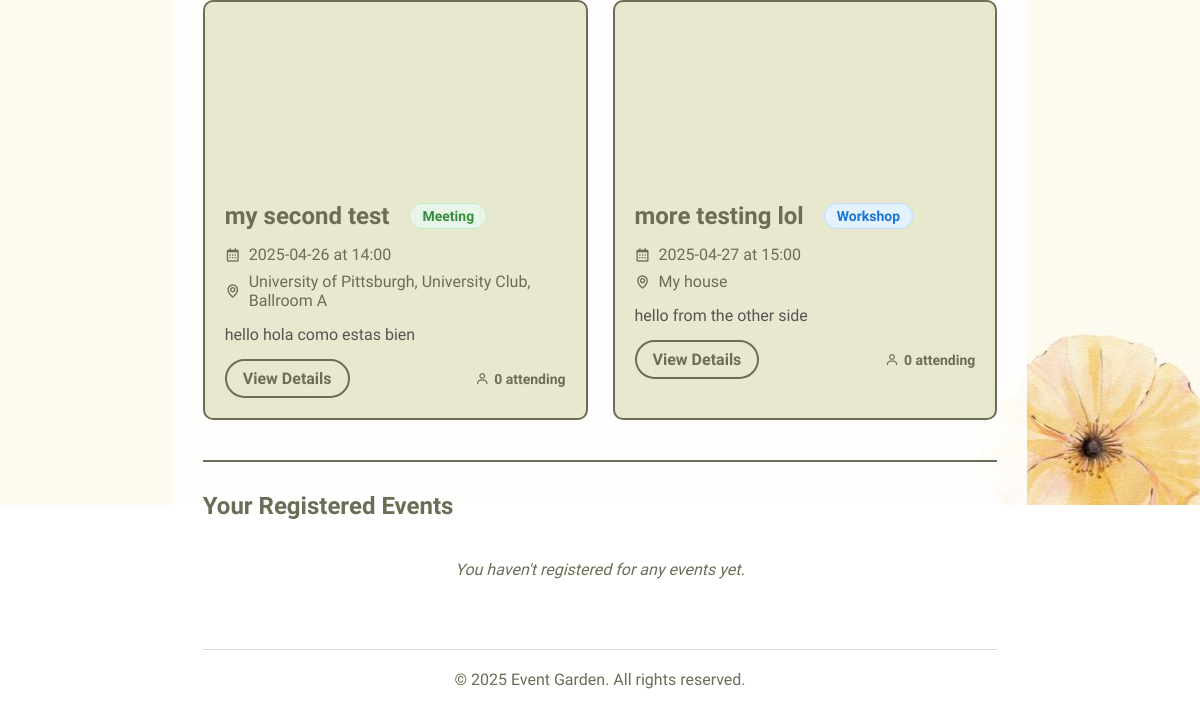
/ (signed in, lower part), run on an earlier commit of the app's database.
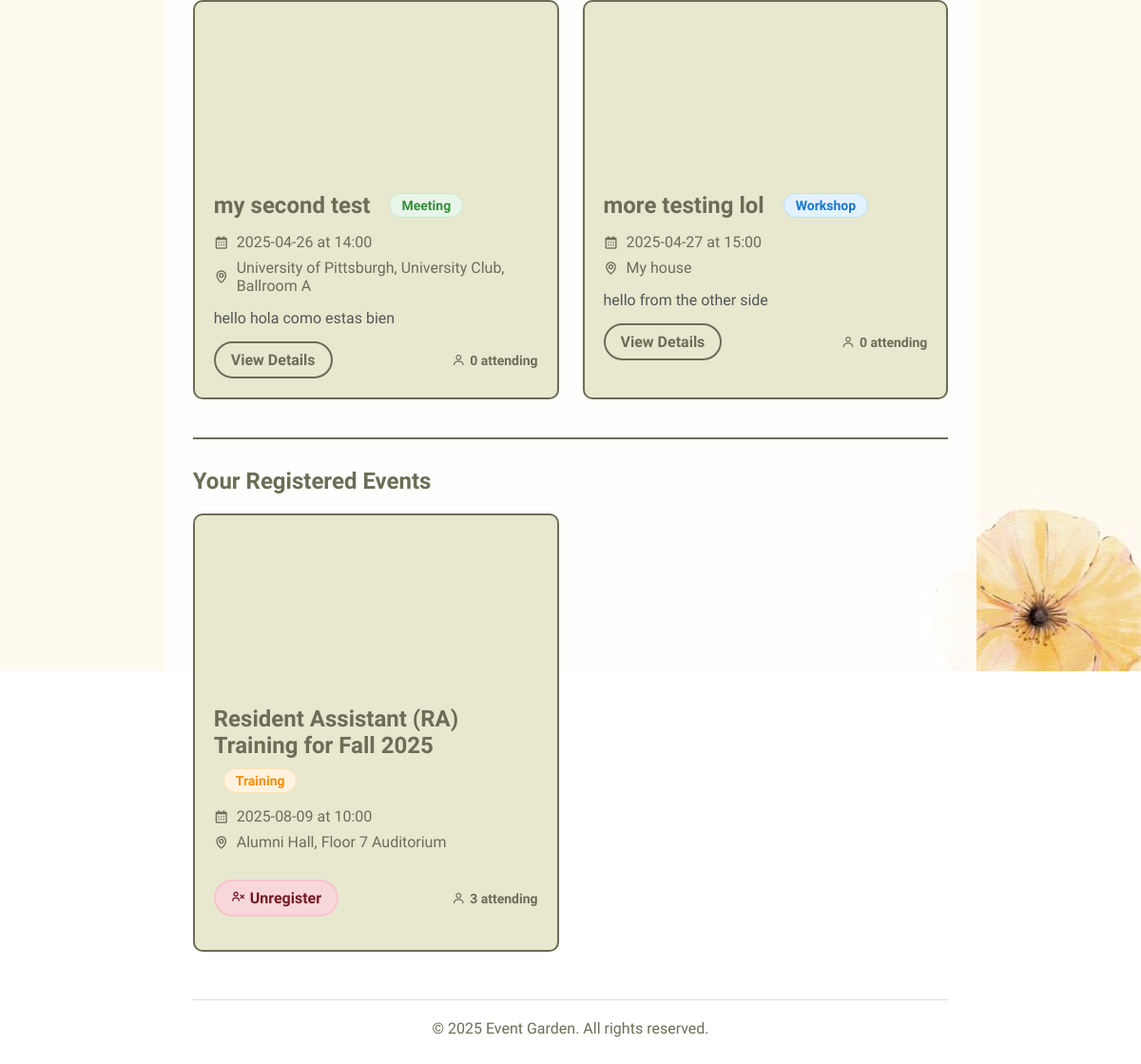
And on a later commit of the database.
### main.py (models this page shows, shortened)
class Event(db.Model):
    id = db.Column(db.Integer, primary_key=True)
    title = db.Column(db.String(100), nullable=False)
    description = db.Column(db.Text, nullable=False)
    date = db.Column(db.String(20), nullable=False)
    time = db.Column(db.String(20), nullable=False)
    location = db.Column(db.String(120), nullable=False)
    event_type = db.Column(db.String(20), nullable=False, default='other')  # New field
    manager_id = db.Column(db.Integer, db.ForeignKey('user.id'), nullable=False)
    created_at = db.Column(db.DateTime, default=datetime.utcnow)
    @property
    def total_attendees(self):
        total = db.session.scalar(
            select(func.sum(registrations.c.num_attendees))
            .where(registrations.c.event_id == self.id)
        )
        return total if total else 0

### main.py (the view)
@app.route('/')
def home():
    if 'username' not in session:
        return redirect(url_for('userlogin'))
    user = User.query.filter_by(username=session['username']).first()
    registered_events = user.registered_events if user else []
    all_events = Event.query.order_by(Event.date.asc()).all()
    upcoming_events = [event for event in all_events if event not in registered_events]
    return render_template('landing.html',
                         events=upcoming_events,
                         registered_events=registered_events)

### templates/landing.html (shortened to what this page needs)
<!DOCTYPE html>
<html lang="en">
<head>
    <link rel="stylesheet" href="{{ url_for('static', filename='styles.css') }}">
    <link href='https://unpkg.com/boxicons@2.1.4/css/boxicons.min.css' rel='stylesheet'>
</head>
<body>
    <div class="dashboard-container">
        <main>
            <section class="events-section">
                {% if events %}
                <div class="events-grid">
                    {% for event in events %}
                    <div class="event-card"
                         data-event-type="{{ event.event_type }}"
                         data-event-date="{{ event.date }}"
                         data-event-title="{{ event.title.lower() }}"
                         data-event-description="{{ event.description.lower() }}">
                        <div class="event-image" style="background-image: url('/static/default-event.jpg');"></div>
                        <div class="event-details">
                            <div class="event-header">
                                <h1>{{ event.title }}</h1>
                                <span class="event-type-badge {{ event.event_type }}">
                                    {{ event.event_type|capitalize }}
                                </span>
                            </div>
                            <p><i class='bx bx-calendar'></i> {{ event.date }} at {{ event.time }}</p>
                            <p><i class='bx bx-map'></i> {{ event.location }}</p>
                            <p class="event-description">{{ event.description[:100] }}{% if event.description|length > 100 %}...{% endif %}</p>
                            <div class="event-actions">
                                <a href="{{ url_for('event_details', event_id=event.id) }}" class="button">View Details</a>
                                <span class="attendees">
                                    <i class='bx bx-user'></i> {{ event.total_attendees }} attending
                                </span>
                            </div>
                        </div>
                    </div>
                    {% endfor %}
                </div>
                {% else %}
                <div class="no-events">
                    <p>No upcoming events found.</p>
                </div>
                {% endif %}
            </section>
            <section class="registered-events-section">
                <h2>Your Registered Events</h2>
                {% if registered_events %}
                    <div class="events-grid">
                        {% for event in registered_events %}
                        <div class="event-card"
                             data-event-type="{{ event.event_type }}"
                             data-event-date="{{ event.date }}"
                             data-event-title="{{ event.title.lower() }}"
                             data-event-description="{{ event.description.lower() }}">
                            <div class="event-image" style="background-image: url('/static/default-event.jpg');"></div>
                            <div class="event-details">
                                <div class="event-header">
                                    <h1>{{ event.title }}</h1>
                                    <span class="event-type-badge {{ event.event_type }}">
                                        {{ event.event_type|capitalize }}
                                    </span>
                                </div>
                                <p><i class='bx bx-calendar'></i> {{ event.date }} at {{ event.time }}</p>
                                <p><i class='bx bx-map'></i> {{ event.location }}</p>
                                <div class="event-actions">
                                    <form method="POST" action="{{ url_for('unregister_from_event', event_id=event.id) }}"
                                          onsubmit="return confirm('Are you sure you want to unregister from this event?');">
                                        <button type="submit" class="button danger">
                                            <i class='bx bx-user-x'></i> Unregister
                                        </button>
                                    </form>
                                    <span class="attendees">
                                        <i class='bx bx-user'></i> {{ event.total_attendees }} attending
                                    </span>
                                </div>
                            </div>
                        </div>
                        {% endfor %}
                    </div>
                {% else %}
                    <div class="no-registered-events">
                        <p>You haven't registered for any events yet.</p>
                    </div>
                {% endif %}
            </section>
        </main>
        <footer>
            <p>&copy; 2025 Event Garden. All rights reserved.</p>
        </footer>
    </div>
</body>
</html>

### static/styles.css (style rules this page uses)
* { margin: 0; padding: 0; font-family: "Winky Sans", sans-serif; box-sizing: border-box; }
body { background-size: cover; color: #6c6d56; min-height: 100vh; display:flex; justify-content:center; align-items:center; min-height: 100vh; background: url("floralBackground.jpg") no-repeat; background-position:center; }
h1, h2, h3 { color: #6c6d56; }
.button { display: inline-block; padding: 12px 24px; background: #e8e8cf; border: 2px solid #6c6d56; border-radius: 30px; cursor: pointer; font-size: 16px; font-weight: 600; color: #6c6d56; text-align: center; transition: all 0.3s ease; text-decoration: none; }
.danger { background-color: #f8d7da; color: #721c24; border-color: #f5c6cb; }
.dashboard-container { max-width: 90%; min-width:55%; margin: 0 auto; padding: 20px; background-color: rgba(255, 255, 255, 0.9); min-height: 100vh; }
.events-section { margin-bottom: 40px; }
.events-grid { display: grid; grid-template-columns: repeat(auto-fill, minmax(350px, 1fr)); gap: 25px; }
.event-card { background: #e8e8cf; border-radius: 10px; overflow: hidden; border: 2px solid #6c6d56; transition: transform 0.3s ease; }
.event-image { height: 180px; background-size: cover; background-position: center; }
.event-details { padding: 20px; }
.event-details p { margin: 8px 0; display: flex; align-items: center; gap: 8px; }
.event-description { margin: 15px 0 !important; color: #555; }
.event-actions { display: flex; justify-content: space-between; align-items: center; margin-top: 15px; }
.attendees { font-size: 14px; color: #6c6d56; }
footer { text-align: center; margin-top: 50px; padding-top: 20px; border-top: 1px solid #ddd; }
.event-actions form { margin: 15px 0; display: flex; flex-direction: column; gap: 10px; }
.event-type-badge { display: inline-block; padding: 4px 12px; border-radius: 20px; font-size: 14px; font-weight: 600; margin-left: 10px; text-transform: capitalize; }
.event-type-badge.workshop { background-color: #e3f2fd; color: #1976d2; border: 1px solid #bbdefb; }
.event-type-badge.meeting { background-color: #e8f5e9; color: #388e3c; border: 1px solid #c8e6c9; }
.event-type-badge.training { background-color: #fff3e0; color: #fb8c00; border: 1px solid #ffe0b2; }
.event-header { display: flex; align-items: center; flex-wrap: wrap; gap: 10px; margin-bottom: 15px; }
.dashboard-container { padding: 30px; }

### templates/landing.html (style rules this page uses)
.event-actions { display: flex; justify-content: space-between; align-items: center; margin-top: 15px; }
.attendees { display: flex; align-items: center; gap: 5px; font-weight: 600; color: #6c6d56; }
.button { padding: 8px 16px; text-decoration: none; }
.event-card { transition: transform 0.3s ease; }
.registered-events-section { margin-top: 40px; padding-top: 30px; border-top: 2px solid #6c6d56; }
.registered-events-section h2 { color: #6c6d56; margin-bottom: 20px; }

What changed in the data, as far as the page shows it:
added Event: title "Resident Assistant (RA) Training for Fall 2025", event_type "Training", date "2025-08-09", time "10:00", location "Alumni Hall, Floor 7 Auditorium", total_attendees "3", shown under "Your Registered Events"
Also different on the page:
text no longer shown: "You haven't registered for any events yet."
